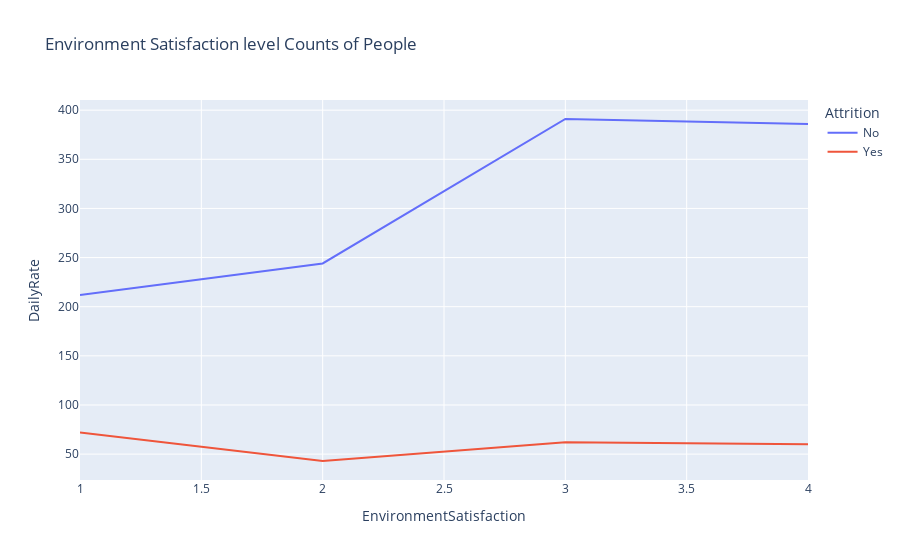

The code cell stored with this chart in its notebook:
### Code cell
px.line(sats_attrition,x='EnvironmentSatisfaction',y='DailyRate',color='Attrition',title='Environment Satisfaction level Counts of People')

### Figure 1 — Plotly figure (JSON) as saved in the notebook; plotly's stock layout.template omitted (floating-point values rounded to 4 significant figures)
{"data": [{"hovertemplate": "Attrition=No<br>EnvironmentSatisfaction=%{x}<br>DailyRate=%{y}<extra></extra>", "legendgroup": "No", "line": {"color": "#636efa", "dash": "solid"}, "marker": {"symbol": "circle"}, "mode": "lines", "name": "No", "orientation": "v", "showlegend": true, "type": "scatter", "x": [1, 2, 3, 4], "xaxis": "x", "y": [212, 244, 391, 386], "yaxis": "y"}, {"hovertemplate": "Attrition=Yes<br>EnvironmentSatisfaction=%{x}<br>DailyRate=%{y}<extra></extra>", "legendgroup": "Yes", "line": {"color": "#EF553B", "dash": "solid"}, "marker": {"symbol": "circle"}, "mode": "lines", "name": "Yes", "orientation": "v", "showlegend": true, "type": "scatter", "x": [1, 2, 3, 4], "xaxis": "x", "y": [72, 43, 62, 60], "yaxis": "y"}], "layout": {"legend": {"title": {"text": "Attrition"}, "tracegroupgap": 0}, "title": {"text": "Environment Satisfaction level Counts of People"}, "xaxis": {"anchor": "y", "domain": [0, 1], "title": {"text": "EnvironmentSatisfaction"}}, "yaxis": {"anchor": "x", "domain": [0, 1], "title": {"text": "DailyRate"}}}}
